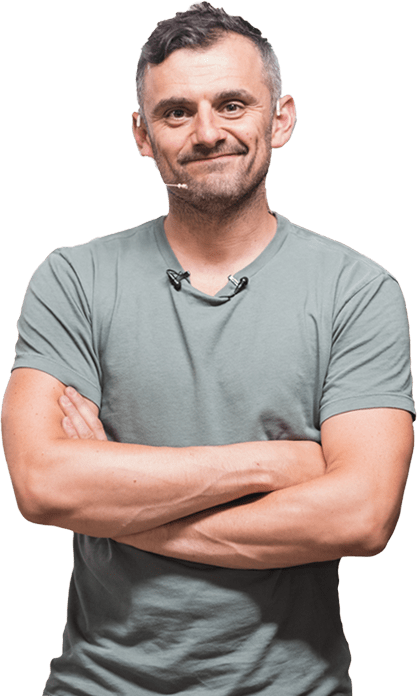
#> input picture twt.png, 417 x 696 px
$ jupyter execute --allow-errors GaryVeeWC.ipynb   (shell and % lines are left out)
#> lines starting #> are read from the running program, lines starting #| are printed output that depends on the picture
# Gary Vee's Tweet Analysis

Use the below commented code in the comand line to scrape tweets:

[cell 1]
#snscrape --jsonl --progress --since 2020-01-01 twitter-search "from:garyvee until:2020-12-31" > Gary_data.json

[cell 2]
import pandas as pd
import numpy as np
from PIL import Image
from wordcloud import WordCloud, STOPWORDS, ImageColorGenerator
import matplotlib.pyplot as plt

Reading and Filtering the data we need:

#> (a cell that did not finish here is left out)

Cleaning Data:

#> (a cell that did not finish here is left out)

[cell 5]
#Removing stopwords
stopwords = set(STOPWORDS)
stopwords.update(["GaryVee", "dont", "watch", "your", "video", "link", "what", "agree", "need", "sorry", "really"])
#> (the rest of this cell did not finish here and is left out)

#### WordCloud

#> (a cell that did not finish here is left out)

#> (a cell that did not finish here is left out)

#### Let's make it look better:

[cell 8]
from PIL import Image
#Adding a mask to the wordcloud
mask = np.array(Image.open("twt.png"))
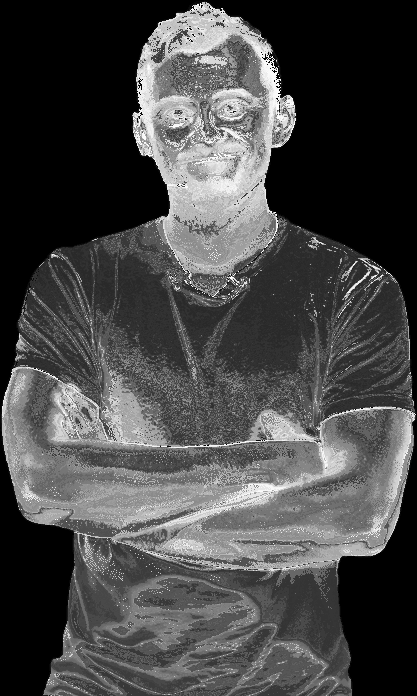
#> mask: shape (696, 417); min 0, max 255, mean 71.1

#Mask transforming the array values
def transform_format(val):
    if val == 0:
        return 255
    else:
        return val


#Transform mask into a new one that will work with the function:
tmask = np.ndarray((mask.shape[0], mask.shape[1]), np.int32)

for i in range(len(mask)):
    tmask[i] = list(map(transform_format, mask[i]))
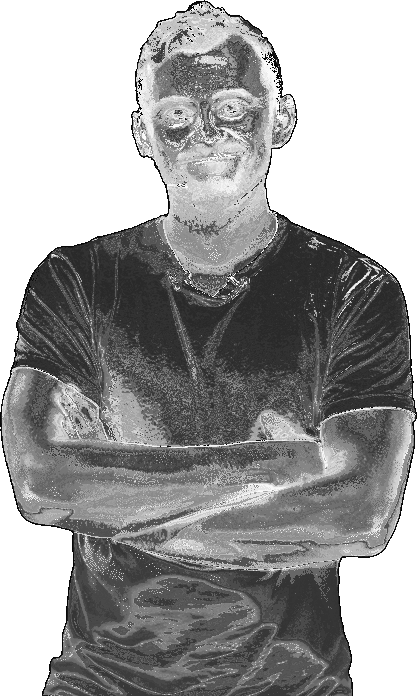
#> tmask: shape (696, 417) int32; min 1, max 255, mean 158.2

#WordCloud
#> (the rest of this cell did not finish here and is left out)

#> (a cell that did not finish here is left out)

#### Some extra Analysis

[cell 10]
import collections
from collections import Counter

x = []
#> (the rest of this cell did not finish here and is left out)

#> (a cell that did not finish here is left out)

[cell 12]
import nltk
from nltk.sentiment.vader import SentimentIntensityAnalyzer
nltk.download('vader_lexicon')
#> (this line was passed over: nltk is not available in this run)
